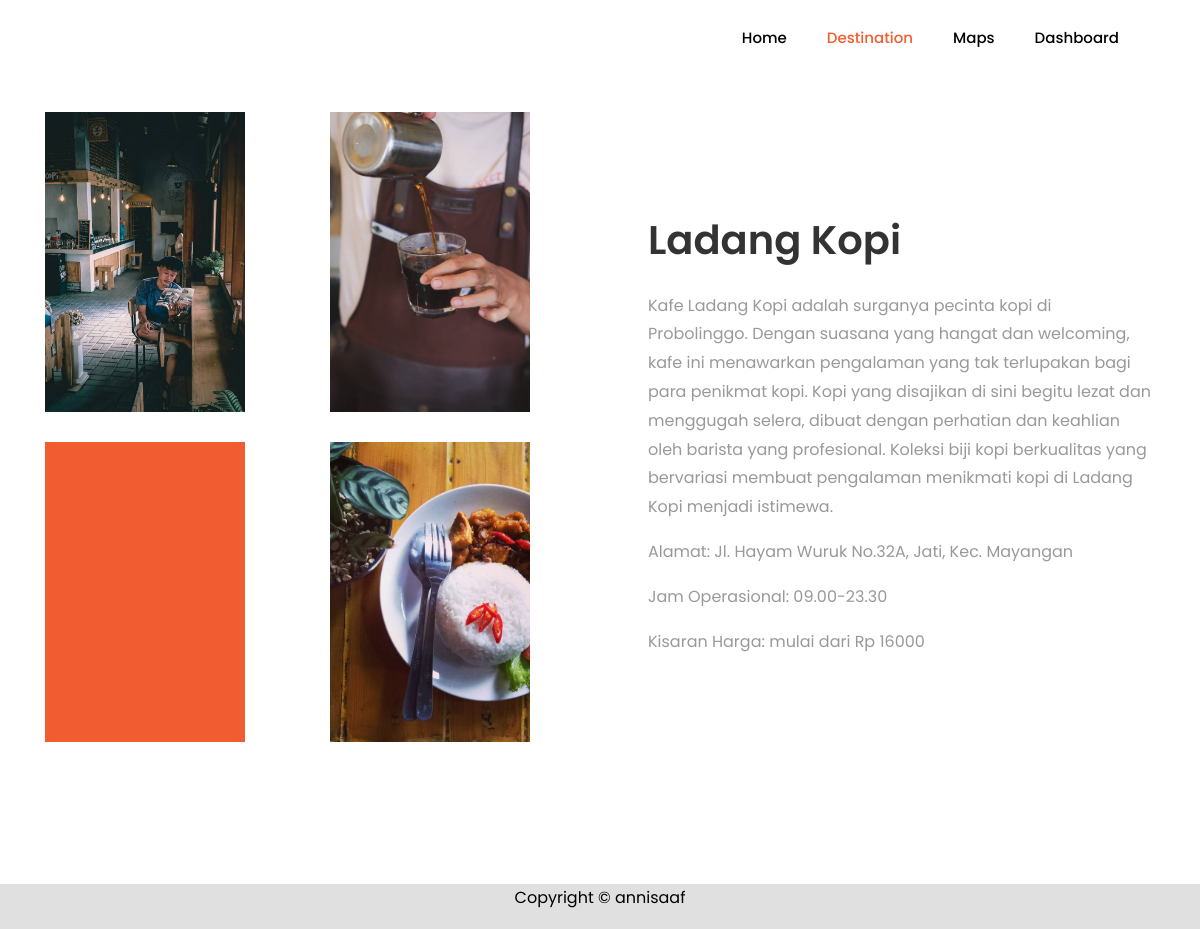
Screenshot of /tugas_akhir/konten/LK00028.php with the database file from the repository.
### tables this page shows
CREATE TABLE `tb_konten` (
  `id_konten` varchar(255) NOT NULL,
  `id` varchar(255) NOT NULL,
  `deskripsi` longtext NOT NULL,
  `gambar_1` varchar(255) NOT NULL,
  `gambar_2` varchar(255) NOT NULL,
  `gambar_3` varchar(255) NOT NULL,
  `gambar_4` varchar(255) NOT NULL
);

CREATE TABLE `tb_lokasi` (
  `id` varchar(11) NOT NULL,
  `nama` varchar(255) NOT NULL,
  `gambar` varchar(255) NOT NULL,
  `kategori` varchar(255) NOT NULL,
  `lokasi` varchar(999) NOT NULL,
  `rate` varchar(100) NOT NULL,
  `kisaran_harga` varchar(100) NOT NULL,
  `jam_buka` varchar(255) NOT NULL,
  `latitude` varchar(255) NOT NULL,
  `longitude` varchar(255) NOT NULL,
  `redirect_link` varchar(255) NOT NULL
);

### tugas_akhir/konten/LK00028.php (the view, shortened to what this page needs)
<!DOCTYPE html>
<html lang="en">
<head>
	<link rel="stylesheet" href="https://stackpath.bootstrapcdn.com/font-awesome/4.7.0/css/font-awesome.min.css">
	<link rel="stylesheet" href="../css/animate.css">
	<link rel="stylesheet" href="../css/owl.carousel.min.css">
	<link rel="stylesheet" href="../css/owl.theme.default.min.css">
	<link rel="stylesheet" href="../css/magnific-popup.css">
	<link rel="stylesheet" href="../css/bootstrap-datepicker.css">
	<link rel="stylesheet" href="../css/jquery.timepicker.css">
	<link rel="stylesheet" href="../css/flaticon.css">
	<link rel="stylesheet" href="../css/style.css">
</head>
<body>
	<nav class="navbar navbar-expand-lg navbar-dark ftco_navbar bg-dark ftco-navbar-light" id="ftco-navbar">
		<div class="container">
			<div class="collapse navbar-collapse" id="ftco-nav">
				<ul class="navbar-nav ml-auto">
					<li class="nav-item"><a href="/tugas_akhir/index.php" class="nav-link" style="color:black;">Home</a></li>
					<li class="nav-item active"><a href="/tugas_akhir/destination.php" class="nav-link">Destination</a></li>
					<li class="nav-item"><a href="/tugas_akhir/mappings.php" class="nav-link" style="color:black;">Maps</a></li>
					<li class="nav-item"><a href="/tugas_akhir/dashboard-t/aplikasi/admin/dashboard.php" class="nav-link" style="color:black;">Dashboard</a></li>
				</ul>
			</div>
		</div>
	</nav>
    <?php
	include "../koneksi.php";
		$query =  mysqli_query($koneksi, 'SELECT * FROM tb_konten b INNER JOIN tb_lokasi j ON b.id = j.id WHERE b.id = "LK00028"');
		while ($d = mysqli_fetch_assoc($query)) {
	?>
		<section class="ftco-section services-section">
			<div class="container">
				<div class="row d-flex">
					<div class="col-md-6 order-md-last heading-section pl-md-5 ftco-animate d-flex align-items-center">
						<div class="w-100">
							<h2 class="mb-4"><?php echo $d['nama']?></h2>
							<p><?php echo $d['deskripsi']?></p>
							<p>Alamat: <?php echo $d['lokasi']?></p2>
                            <p>Jam Operasional: <?php echo $d['jam_buka']?></p2>
                            <p>Kisaran Harga: mulai dari Rp <?php echo $d['kisaran_harga']?></p2>
						</div>
					</div>
					<div class="col-md-6">
						<div class="row">
							<div class="col-md-12 col-lg-6">
								<div class="services services-1" style="background-image: url(../konten/images/<?php echo $d['gambar_1']; ?>); width:200px;height:300px;"></div>
							</div>
							<div class="col-md-12 col-lg-6">
								<div class="services services-1" style="background-image: url(../konten/images/<?php echo $d['gambar_2']; ?>); width:200px;height:300px;"></div>
							</div>
                            <div class="col-md-12 col-lg-6">
								<div class="services services-1" style="background-image: url(../konten/images/<?php echo $d['gambar_3']; ?>); width:200px;height:300px;"></div>
							</div>
							<div class="col-md-12 col-lg-6">
								<div class="services services-1" style="background-image: url(../konten/images/<?php echo $d['gambar_4']; ?>); width:200px;height:300px;"></div>
							</div>
							<?php } ?>
						</div>
					</div>
				</div>
			</div>
		</section>
<footer class="" style="background-color: #E0E0E0;">
	<div class="row">
		<div class="col-md-12 text-center" style="color:black">
			<p>Copyright &copy; annisaaf</a></p>
		</div>
	</div>
</footer>
</body>
</html>

### rows the page displays
tb_konten: id.nama "Ladang Kopi", deskripsi "Kafe Ladang Kopi adalah surganya pecinta kopi di Probolinggo. Dengan suasana yang hangat dan welcoming, kafe ini menawarkan pengalaman yang tak terlupakan bagi para penikmat kopi. Kopi yang disajikan di sini begitu lezat dan menggugah selera, dibuat dengan perhatian dan keahlian oleh barista yang profesional. Koleksi biji kopi berkualitas yang bervariasi membuat pengalaman menikmati kopi di Ladang Kopi menjadi istimewa.", id.lokasi "Jl. Hayam Wuruk No.32A, Jati, Kec. Mayangan", id.jam_buka "09.00-23.30", id.kisaran_harga "16000", gambar_1 (picture), gambar_2 (picture), gambar_4 (picture)
